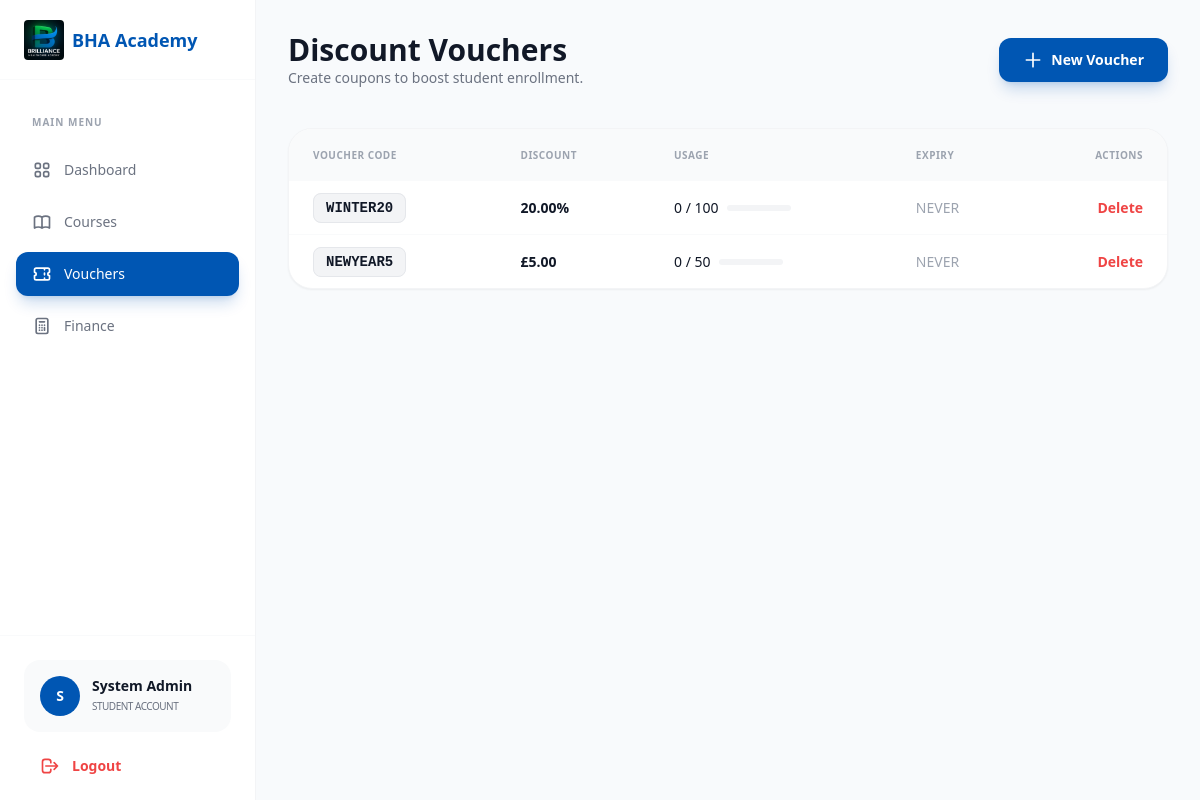
Screenshot of /admin/vouchers.php (signed in) with the database file from the repository.
### tables this page shows
CREATE TABLE IF NOT EXISTS vouchers (
    id INT AUTO_INCREMENT PRIMARY KEY,
    code VARCHAR(20) UNIQUE NOT NULL,
    discount_type ENUM('percent', 'flat') NOT NULL,
    discount_value DECIMAL(10, 2) NOT NULL,
    expiry_date DATE,
    usage_limit INT DEFAULT 1,
    used_count INT DEFAULT 0,
    created_at TIMESTAMP DEFAULT CURRENT_TIMESTAMP
);

### admin/vouchers.php (the view, shortened to what this page needs)
<?php
require_once '../includes/auth.php';
$vouchers = $pdo->query("SELECT * FROM vouchers ORDER BY created_at DESC")->fetchAll();
?>
<!DOCTYPE html>
<html lang="en">
<head>
    <script src="https://cdn.tailwindcss.com"></script>
</head>
<body class="bg-[#F8FAFC] flex min-h-screen text-sm">
    <?php include '../includes/sidebar.php'; ?>
    <main class="flex-grow p-8">
        <header class="flex justify-between items-center mb-10">
            <div>
                <h1 class="text-3xl font-bold text-gray-900">Discount Vouchers</h1>
                <p class="text-gray-500">Create coupons to boost student enrollment.</p>
            </div>
            <button onclick="document.getElementById('vModal').classList.toggle('hidden')" class="bg-brandBlue text-white px-6 py-3 rounded-xl font-bold hover:bg-blue-700 transition shadow-lg shadow-brandBlue/20 flex items-center">
                <svg class="w-5 h-5 mr-2" fill="none" stroke="currentColor" viewBox="0 0 24 24"><path stroke-linecap="round" stroke-linejoin="round" stroke-width="2" d="M12 4v16m8-8H4"></path></svg>
                New Voucher
            </button>
        </header>
        <div class="bg-white rounded-3xl border border-gray-100 shadow-sm overflow-hidden text-sm">
            <table class="w-full text-left">
                <thead class="bg-gray-50 text-gray-400 font-medium">
                    <tr>
                        <th class="px-6 py-4 uppercase tracking-wider text-[10px]">Voucher Code</th>
                        <th class="px-6 py-4 uppercase tracking-wider text-[10px]">Discount</th>
                        <th class="px-6 py-4 uppercase tracking-wider text-[10px]">Usage</th>
                        <th class="px-6 py-4 uppercase tracking-wider text-[10px]">Expiry</th>
                        <th class="px-6 py-4 uppercase tracking-wider text-[10px] text-right">Actions</th>
                    </tr>
                </thead>
                <tbody class="divide-y divide-gray-50">
                    <?php foreach ($vouchers as $v): ?>
                        <tr class="hover:bg-gray-50 transition">
                            <td class="px-6 py-4">
                                <span class="bg-gray-100 px-3 py-1.5 rounded-lg font-mono font-bold text-gray-900 border border-gray-200"><?php echo $v['code']; ?></span>
                            </td>
                            <td class="px-6 py-4">
                                <span class="font-bold text-gray-900"><?php echo $v['discount_type'] == 'percent' ? $v['discount_value'] . '%' : '£' . $v['discount_value']; ?></span>
                            </td>
                            <td class="px-6 py-4">
                                <div class="flex items-center space-x-2">
                                    <span class="text-gray-900 font-medium"><?php echo $v['used_count']; ?> / <?php echo $v['usage_limit']; ?></span>
                                    <div class="w-16 h-1.5 bg-gray-100 rounded-full overflow-hidden">
                                    </div>
                                </div>
                            </td>
                            <td class="px-6 py-4 text-gray-400">
                                <?php echo $v['expiry_date'] ?: 'NEVER'; ?>
                            </td>
                            <td class="px-6 py-4 text-right">
                                <button class="text-red-500 hover:text-red-700 font-bold">Delete</button>
                            </td>
                        </tr>
                    <?php endforeach; ?>
                </tbody>
            </table>
        </div>
    </main>
</body>
</html>

### rows the page displays
vouchers: code "WINTER20", discount_value "20.00", used_count "0", usage_limit "100", expiry_date "NEVER"
vouchers: code "NEWYEAR5", discount_value "5.00", used_count "0", usage_limit "50", expiry_date "NEVER"

### other values shown
substr($_SESSION['user_name'], 0, 1) "S"
$_SESSION['user_name'] "System Admin"
